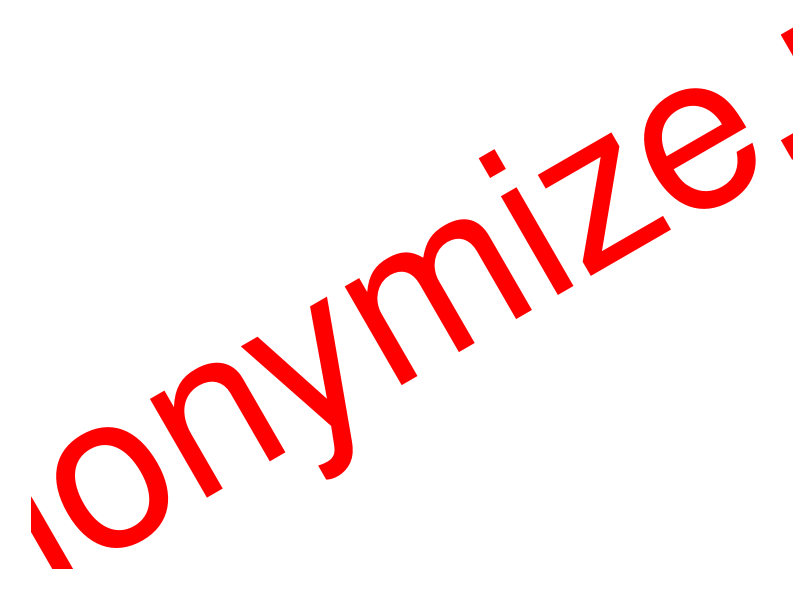

Here is the R script that generated this plot:
## ---- chunk 1
knitr::opts_chunk$set(echo = FALSE, message = FALSE, warning = FALSE, fig.width = 16, fig.height = 12, cache = TRUE)
library(tidyverse)
# library(flextable)
# library(janitor)
# library(CECPfuns)
# 
# options(width = 130)
# 
### set ggplot defaults
theme_set(theme_bw())
theme_update(plot.title = element_text(hjust = .5),
             plot.subtitle = element_text(hjust = .5),
             text = element_text(size = 24))
## ---- chunk 2
as_tibble(list(x = 1,
               y = 1)) -> tmpDat

# png(file = "anonymise.png", type = "cairo", width = 6000, height = 4800, res = 300)
ggplot(data = tmpDat,
       aes(x = x, y = y)) +
  geom_text(label = "anonymize.py",
            size = 55,
            colour = "red",
            angle = 30) +
  xlab("") +
  ylab("") +
  theme_bw() +
  theme(panel.grid.major = element_blank(),
        panel.grid.minor = element_blank(),
        panel.border = element_blank(),
        panel.background = element_blank(),
        axis.line = element_blank(),
        axis.text = element_blank(),
        axis.ticks = element_blank()) 
# dev.off()
